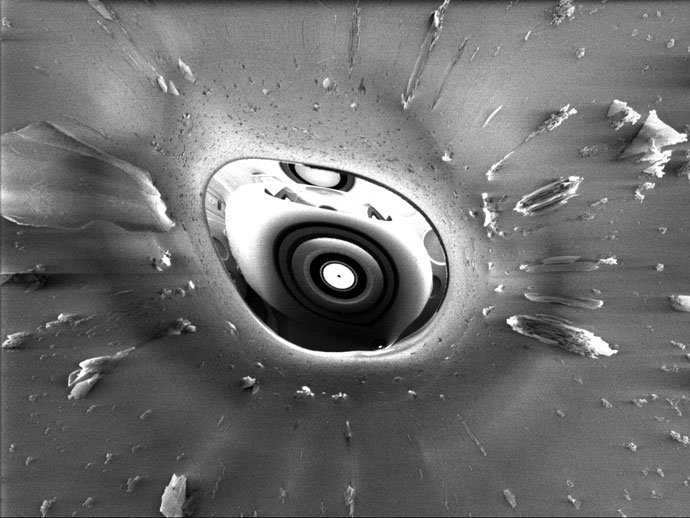
%> input picture test.jpg, 690 x 518 px
$ octave filt_testscript.m   (GNU Octave 9; MATLAB toolbox functions it lacks are replaced by stand-ins)
%> lines starting %> are read from the running program, lines starting %| are printed output that depends on the picture
### filterRegion.m
function result=filterRegion(img,i,j,region_size,searchwindow_size,blocksize,percentile)
    %Get image dimensions
    [rows,cols]=size(img);
    swpadding=floor((searchwindow_size-1)/2);
    padding=floor((blocksize-1)/2);
    %Coordinates of the ROI, make sure they stay within the image. Not
    %completely watertight though (see searchwindow padding etc.)
    min_i=max(1,i);
    max_i=min(rows,i+region_size-1);
    min_j=max(1,j);
    max_j=min(cols,j+region_size-1);

    %Not sure if needed
    region=img(min_i:max_i,min_j:max_j);

    %This will be removed probably

%     close all
%     figure
%     imagesc(img_padded);
%     rectangle('Position',[min_j min_i (max_i-min_i) (max_j-min_j)],'EraseMode','xor')
%     axis image
%     colormap('gray')
%

    tic
    [Cx,Cy]=FastCentroid(img,blocksize);
    Cx=single(Cx);
    Cy=single(Cy);
    disp(strcat(['Centroids calculated in ' num2str(round(1000*toc)) 'ms. ']))
    mask=circularmask(blocksize);

    %Initialize output array containing the matches for each pixel
    %result=cell(max_i-min_i,max_j-min_j);
    result=img(min_i:max_i,min_j:max_j);
    %Time estimation variables.
    max_iter=(max_i-min_i)*(max_j-min_j);
    counter=0;
    estimate_sample_size=50;
    time_estimate_array=zeros(estimate_sample_size,1);

    %Visualization stuff that will be deleted...
    figure
    hold on;
    imagesc(img);
    axis ij;
    rectangle('Position',[min_j min_i (max_i-min_i) (max_j-min_j)],'EraseMode','xor')
    axis image
    colormap('gray')
    hold off;

    %Show realtime filtering
    figure
    h=imagesc(result);
    axis image
    caxis([0 1]);
    colormap('gray');
    drawnow
    disp('Applying kernel to the ROI...')
    for m=min_i:max_i;
        for n=min_j:max_j
            tic
            % [9 lines of commented-out code are left out]
            sw_min_i=max(1,m-swpadding);
            sw_max_i=min(rows,m+swpadding);
            sw_min_j=max(1,n-swpadding);
            sw_max_j=min(cols,n+swpadding);
            searchwindow=img(sw_min_i:sw_max_i,sw_min_j:sw_max_j);
            Cx_sw=Cx(sw_min_i:sw_max_i,sw_min_j:sw_max_j);
            Cy_sw=Cy(sw_min_i:sw_max_i,sw_min_j:sw_max_j);
            ref=img((m-padding):(m+padding),(n-padding):(n+padding));

            similarity=findMatches(Cx,Cy,ref,Cx(m-i+1,n-j+1),Cy(m-i,n-j),region,mask);
            result{m-i+1,n-j+1}=selectMatches(region,similarity,percentile);


            %Find matches for pixel (m,n)
            similarity=findMatches(Cx_sw,Cy_sw,ref,Cx(m,n),Cy(m,n),searchwindow,mask);
            %This will change probably
            matches=img(similarity<percentile);%selectMatches(region,similarity,percentile);\


            mean_est=mean(mean(matches));
            noise_est=mean(mean((mean_est-matches).^2));
            Nij=0.01;
            weight=(noise_est-Nij)/noise_est;
            if(~isempty(matches))
                result(m-i+1,n-j+1)=mean_est+weight*(img(m,n)-mean_est);%length(matches);%
            else
                %result(m-i+1,n-j+1)=img(m-i+1,n-j+1);
            end
            set(h,'CData',result);
            drawnow
            %More waitbar/time estimation stuff
            timeleft=(max_iter-counter)*toc;
            time_estimate_array(mod(counter,estimate_sample_size)+1)=timeleft;
            mean_time=sum(time_estimate_array(:))/estimate_sample_size;
            if(mod(counter,round(0.1*max_iter/log(max_iter)))==0 && counter > 1)
                hours=floor(mean_time/3600);
                minutes=floor((mean_time-3600*hours)/60);
                seconds=floor((mean_time-3600*hours-60*minutes));
                disp(strcat(...
                    ['Estimated time left: '            ...
                    num2str(hours) 'h ' ...
                    num2str(minutes) 'm '   ...
                    num2str(seconds) 's']));
            end
            counter=counter+1;
        end
    end
    hold off;
end

### FastCentroid.m
function [Cx,Cy]=FastCentroid(X,blocksize)
%Calculate the centroids for each pixel in an image, scaling as
%O(blocksize*length(X)).
[rows,cols]=size(X);
    if mod(blocksize,2)~=0 && rows == cols
        Cx=zeros(rows,cols);
        Cy=Cx;
        pad_size=floor((blocksize-1)/2);
        Xpadded=padarray(X,[pad_size pad_size]);
        x=linspace(-blocksize/2,blocksize/2,blocksize);

        for i=1:cols;
            Cx(1:rows,i)=Xpadded((pad_size+1):(rows+pad_size),i:(i+blocksize-1))*x';
            Cy(i,1:rows)=x*Xpadded(i:(i+blocksize-1),(pad_size+1):(rows+pad_size));
        end
        %Normalize and set areas without a centroid to zero to avoid NaN's.
        N=sqrt(Cx.^2+Cy.^2);
        zero=(N==0);
        nonzero=not(zero);
        Cx(nonzero)=Cx(nonzero)./N(nonzero);
        Cy(nonzero)=Cy(nonzero)./N(nonzero);
        Cx(zero)=1;
        Cy(zero)=0;

    else
        disp('Block size is not odd or X is not square!')
        Cx=[];
        Cy=[];
    end
end

### circularmask.m
function mask=circularmask(masksize)
%Returns a circular mask with edge <size>
    R=(masksize(1)-1)/2;
    [i,j] = meshgrid(1:masksize(1));
    mask = sqrt((i-R-1).^2+(j-R-1).^2)<R;
end

### filt_testscript.m

disp('Clearing all!')
clear all;
close all;
%PARAMETERS
imgname='test.jpg';

blocksize=13;
region_i=100;
region_j=100;
regionsize=250;
searchwindow_size=450;
percentile=0.000001;


%Image preparation, resize it to be square
close all
img=imread(imgname);
%> img is the input picture: size 518x690x3 uint8; min 0, max 255, mean 111.5
img=rgb2gray(img);
%> img: size 518x690 uint8
img=single(img);
%> img: size 518x690 single
img=img/max(max(img));
[rows,cols]=size(img);
%> rows = 518; cols = 690
newsize=min(rows,cols);
%> newsize = 518
%NOISE
img=img+0*normrnd(0,0.05,rows,cols);
img=img(1:newsize,1:newsize);
%> img: size 518x518 single
%img=(min(min(img))+img)/(max(max(img))-min(min(img)));
%Do stuff
profile on; filterRegion(img,region_i,region_j,regionsize,searchwindow_size,blocksize,percentile); profile off;
%> in filterRegion, `region=img(min_i:max_i,min_j:max_j);`:
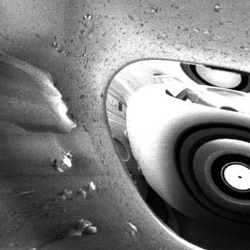
%> region: size 250x250 single; min 0, max 1, mean 0.487
%> in FastCentroid, `Xpadded=padarray(X,[pad_size pad_size]);`:
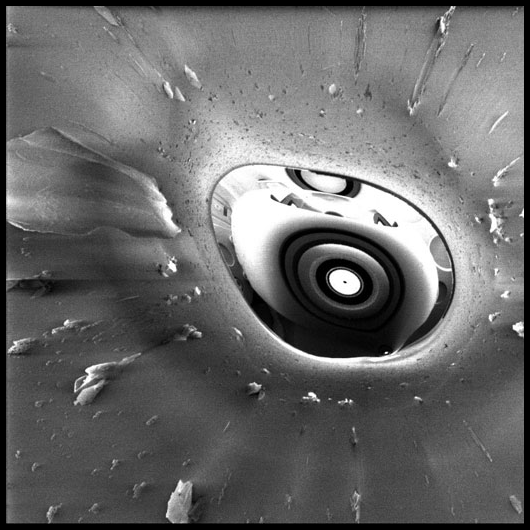
%> Xpadded: size 530x530 single; min 0, max 1, mean 0.414
%> after the loop in FastCentroid, `for i=1:cols;`:
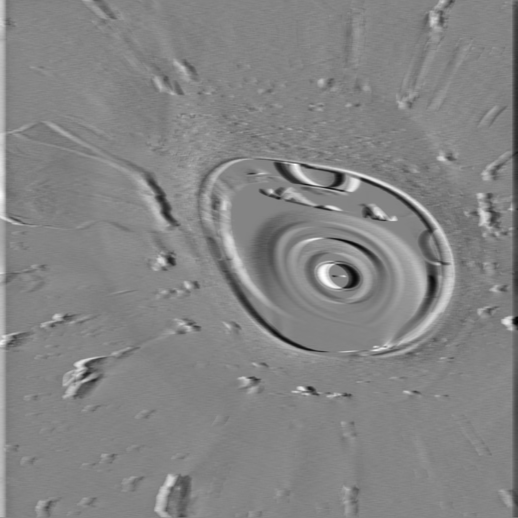
%> Cx: size 518x518 double; min -22.69, max 21.03, mean 0; drawn with min black and max white
%> after the loop in FastCentroid, `for i=1:cols;`:
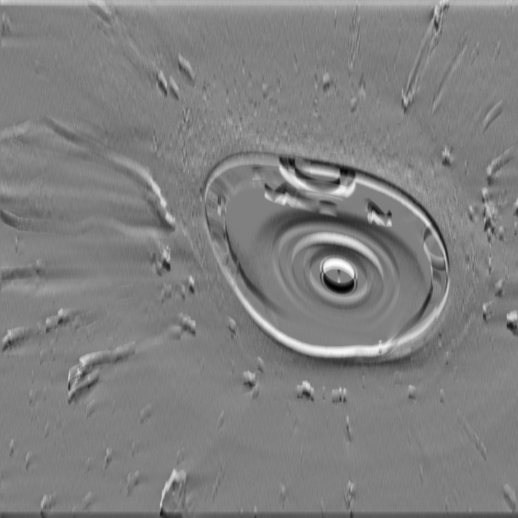
%> Cy: size 518x518 double; min -21.77, max 21.5, mean 0; drawn with min black and max white
%> in FastCentroid, `N=sqrt(Cx.^2+Cy.^2);`:
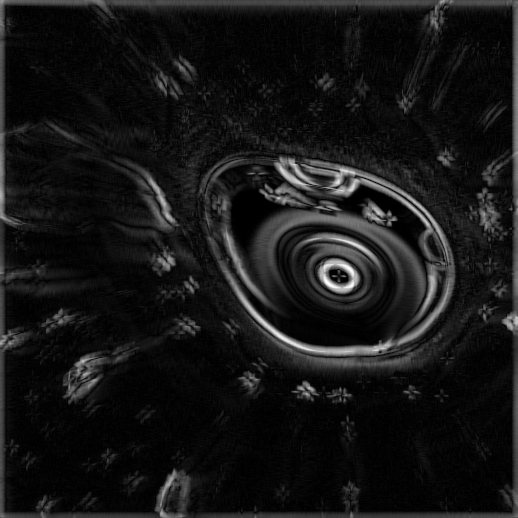
%> N: size 518x518 double; min 4.77e-07, max 28.91, mean 2.5; drawn with min black and max white
%> in FastCentroid, `zero=(N==0);`: zero: size 518x518 logical; every value is 0
%> in FastCentroid, `nonzero=not(zero);`: nonzero: size 518x518 logical; every value is 1
%> in FastCentroid, `Cx(nonzero)=Cx(nonzero)./N(nonzero);`:
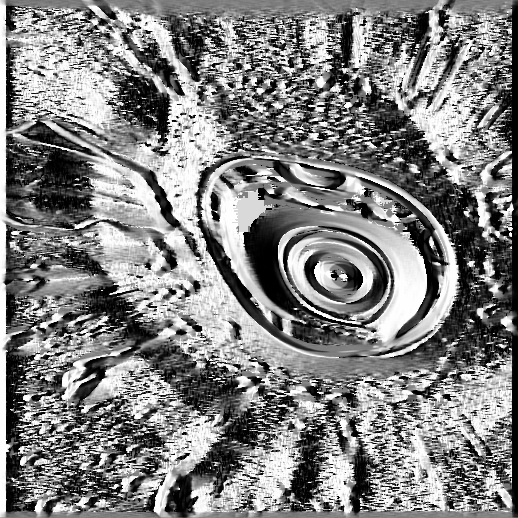
%> Cx: size 518x518 double; min -1, max 1, mean 0.0171; drawn with min black and max white
%> in FastCentroid, `Cy(nonzero)=Cy(nonzero)./N(nonzero);`:
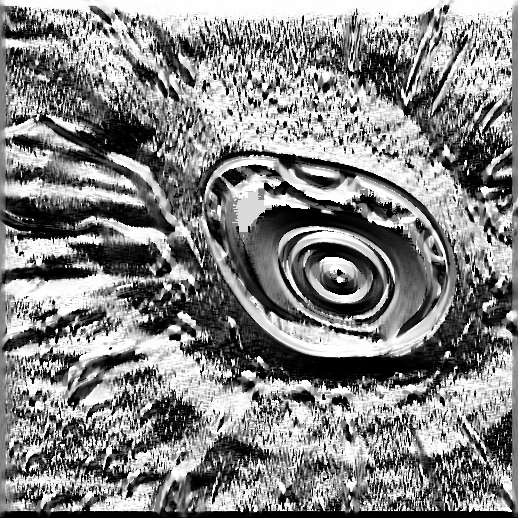
%> Cy: size 518x518 double; min -1, max 1, mean 0.0374; drawn with min black and max white
%> the run ends on the next line

$ run again, with lhc.jpg copied over test.jpg
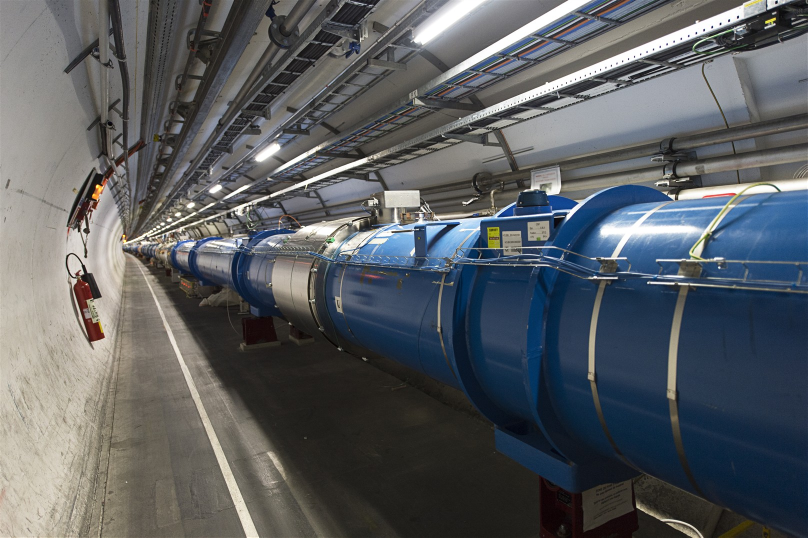
%> input picture lhc.jpg, 1615 x 1075 px (shown at 1/2 size)
%> img is the input picture: size 1075x1615x3 uint8; mean R, G, B 89.7, 93.3, 96.9
%> after the loop in FastCentroid, `for i=1:cols;`:
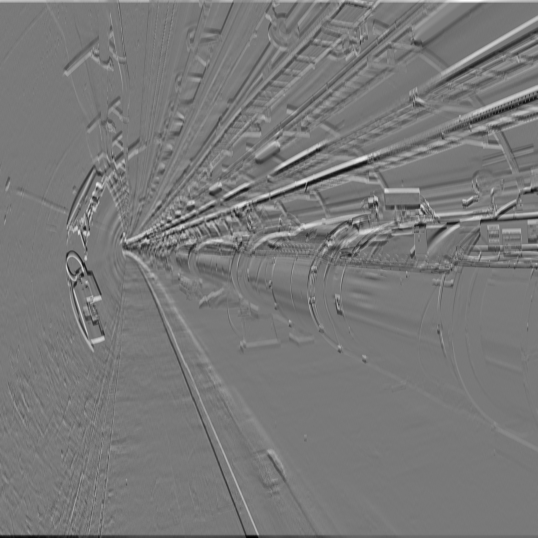
%> Cy: size 1075x1075 double (shown at 1/2 size); min -20.59, max 22.75, mean 0; drawn with min black and max white
%> zero: size 1075x1075 logical; every value is 0
%> nonzero: size 1075x1075 logical; every value is 1
%> in FastCentroid, `Cy(nonzero)=Cy(nonzero)./N(nonzero);`:
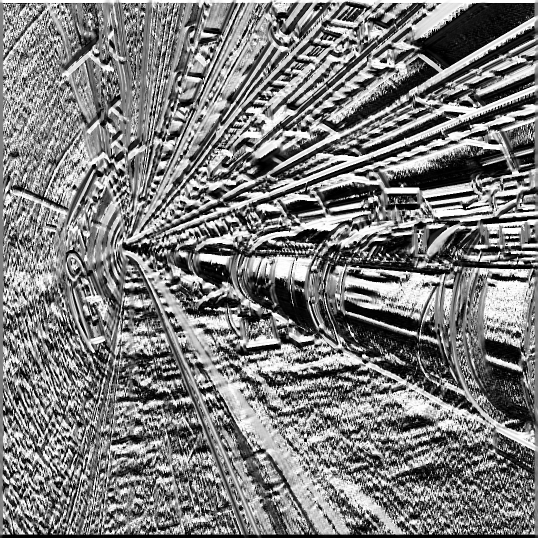
%> Cy: size 1075x1075 double (shown at 1/2 size); min -1, max 1, mean -0.0197; drawn with min black and max white

$ run again, with wires.jpg copied over test.jpg
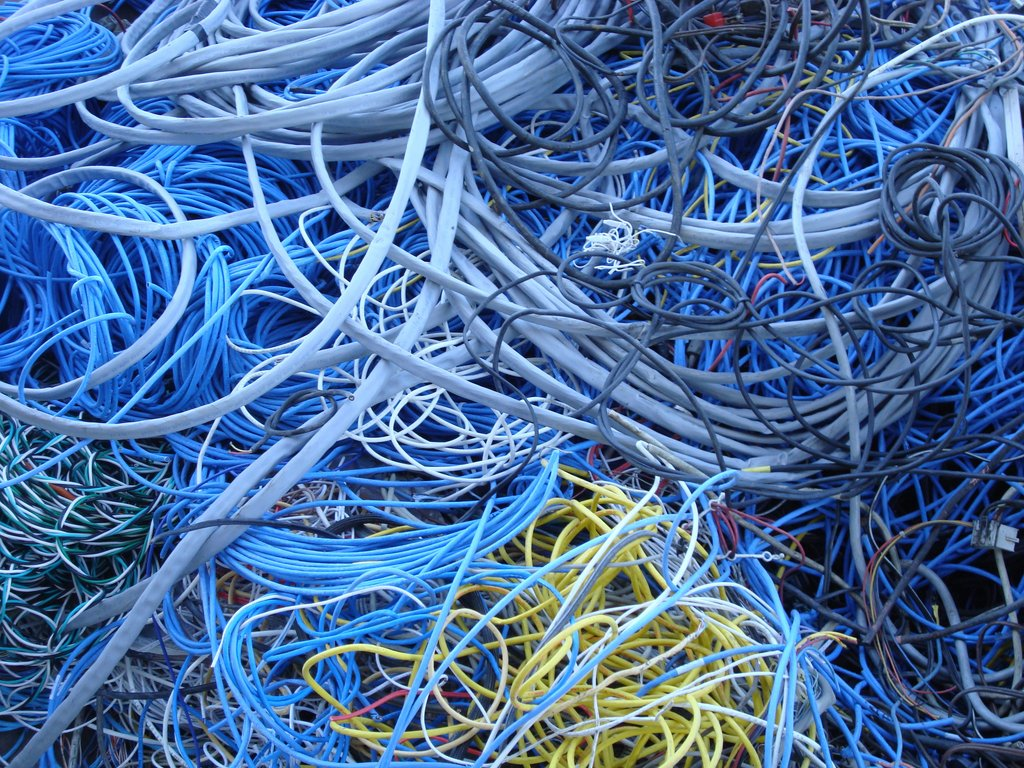
%> input picture wires.jpg, 1024 x 768 px
%> img is the input picture: size 768x1024x3 uint8; mean R, G, B 74.5, 110.1, 157
%> after the loop in FastCentroid, `for i=1:cols;`:
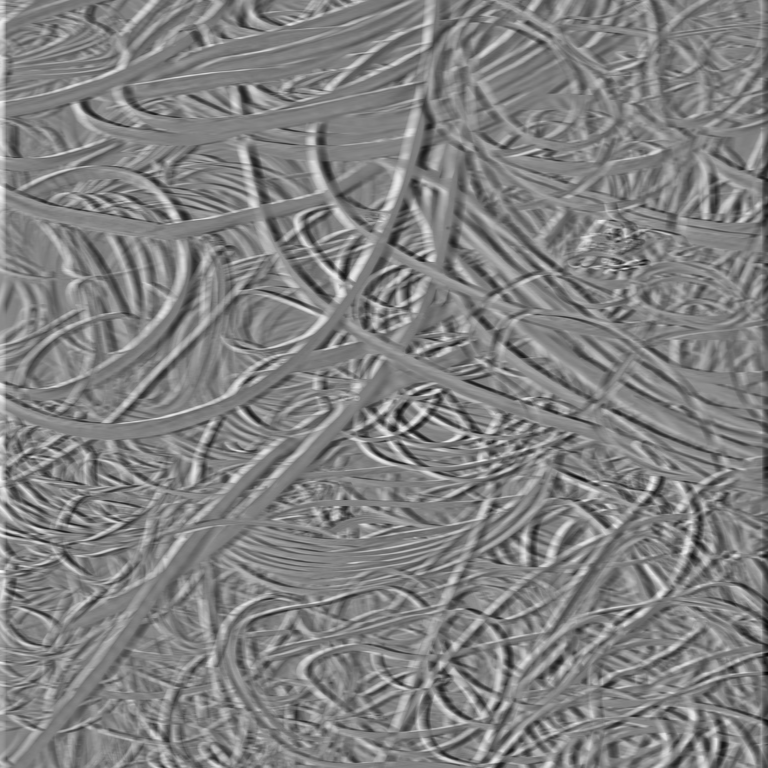
%> Cx: size 768x768 double; min -21.87, max 21.11, mean 0; drawn with min black and max white
%> zero: size 768x768 logical; every value is 0
%> nonzero: size 768x768 logical; every value is 1
%> in FastCentroid, `Cy(nonzero)=Cy(nonzero)./N(nonzero);`:
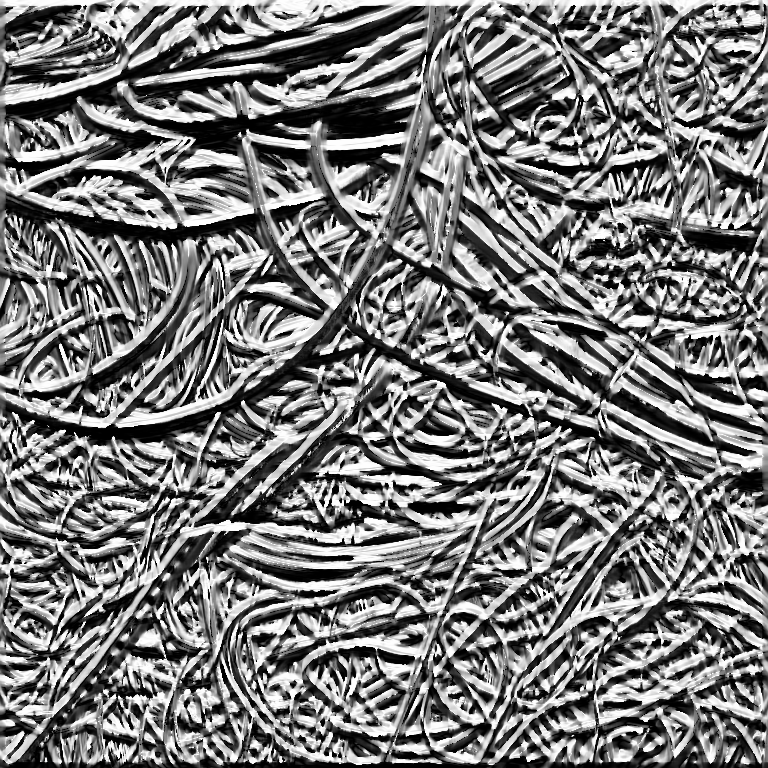
%> Cy: size 768x768 double; min -1, max 1, mean -0.0475; drawn with min black and max white
